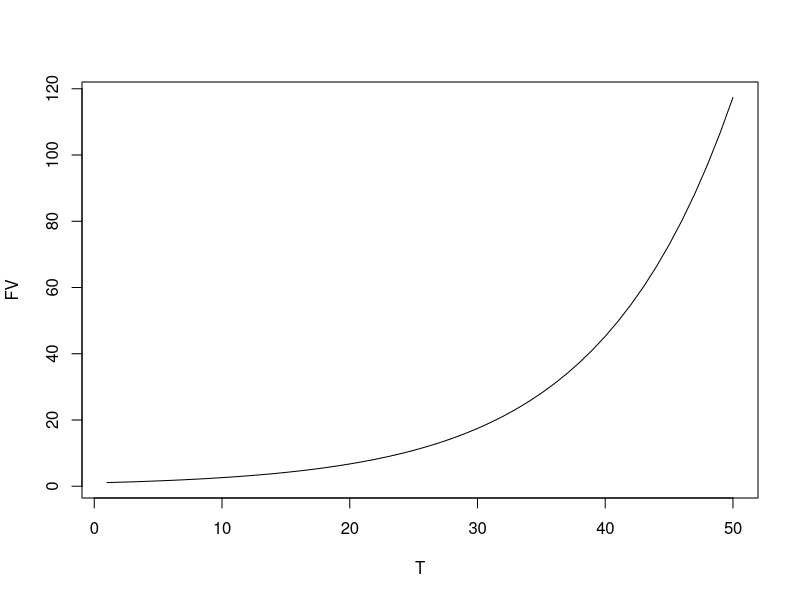

This chart was generated by the following R code:
##########################################################################################################################################

#(주의) ->  순차적으로 코드를 실행하는 것을 권함!

#에러 발생 시 github Finance/R-Finance-Programming 경로에 issue를 남기면 확인

##########################################################################################################################################

### 미래가치

# 수익률이 주어지면 현재시점의 자금을 미래시접의 자금으로 환산할 수 있음.
# 위와 같은 개념을 (현재자금의) 미래가치라고 불름.

# ex) 예를 들어서 지금 자금시장에서 모든 미래시점의 자금에 대해 연복리로 10 %의 가격이 제시되고 있음.
# 즉 연복리 10 %로 차입을 하거나 대출 또는 투자가 가능하다는 의미임.
# 이 경우에는 현재 시점 1(원) 갖는 미래시점("만기")에 따른 미래가치는 아래와 같음.

T<-1:50          # T는 시간 (50년 뒤)
r<-0.1           # r = interest rate, 이자율
FV<-(1+r)^T      # 미래가치 = (1+이자율)^시간   , FV=(1+0.1)^50
plot(T, FV, type='l')


############################################################결과값(print)#################################################################

# 그래프에서의 결과값을 확인하면 지금 1(원)은 50년 뒤에 약 120원의 값어치를 가짐.

##########################################################################################################################################